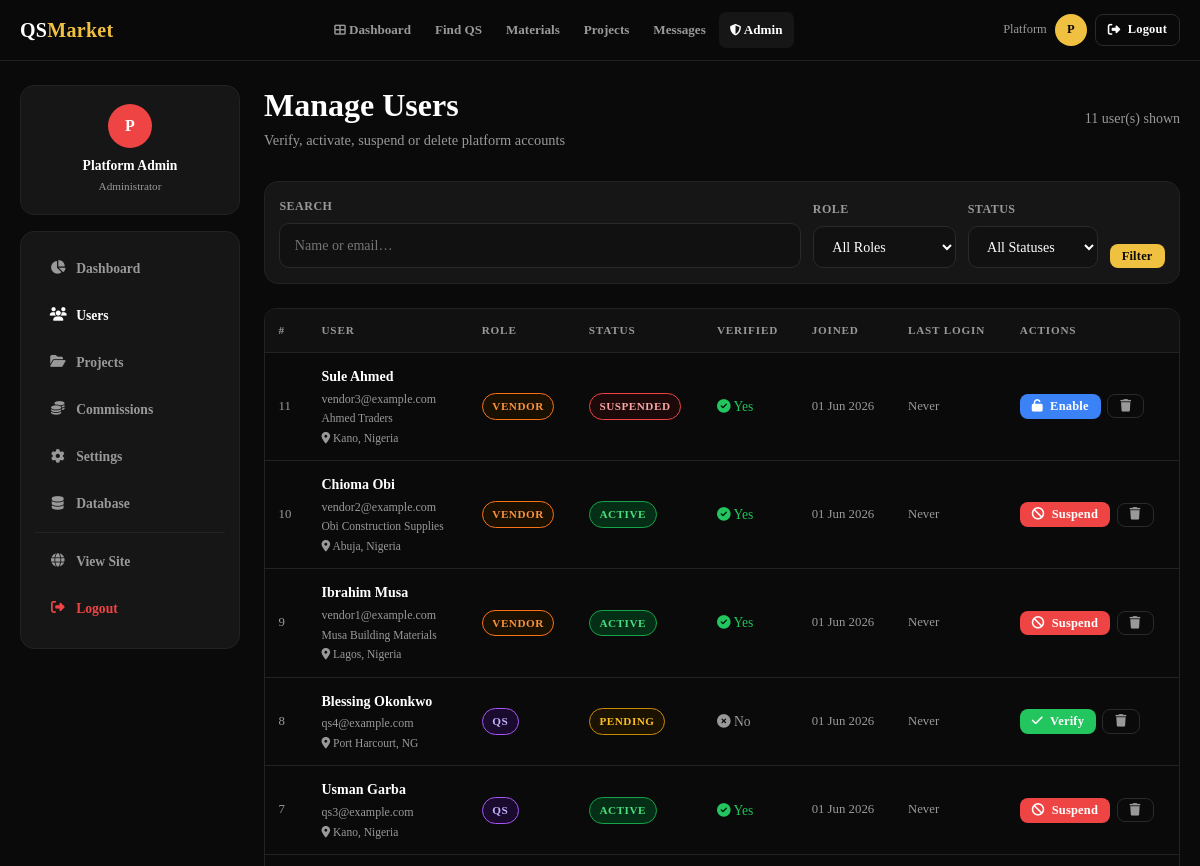
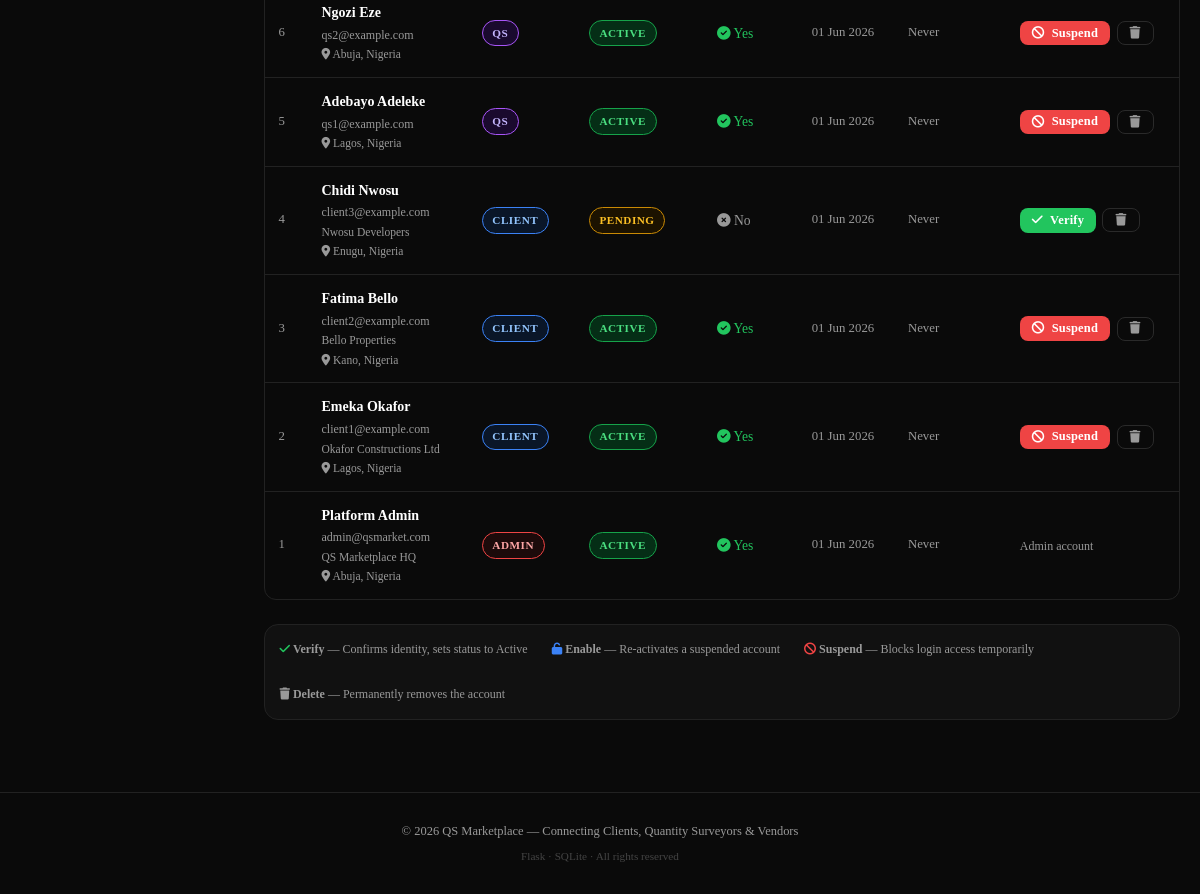
Page /admin/users (signed in) on the committed database (2 pictures, top to bottom).
### app.py (models this page shows, shortened)
class User(UserMixin, db.Model):
    __tablename__ = 'users'
    id            = db.Column(db.Integer, primary_key=True)
    email         = db.Column(db.String(150), unique=True, nullable=False)
    password_hash = db.Column(db.String(255), nullable=False)
    role          = db.Column(db.String(20), nullable=False)   # admin/client/qs/vendor
    first_name    = db.Column(db.String(80))
    last_name     = db.Column(db.String(80))
    phone         = db.Column(db.String(30))
    location      = db.Column(db.String(120))
    bio           = db.Column(db.Text)
    avatar        = db.Column(db.String(200), default='default.png')
    status        = db.Column(db.String(20), default='pending')  # pending/active/suspended
    verified      = db.Column(db.Boolean, default=False)
    joined_at     = db.Column(db.DateTime, default=datetime.utcnow)
    last_login    = db.Column(db.DateTime)
    company_name      = db.Column(db.String(150))
    specialization    = db.Column(db.String(200))
    years_experience  = db.Column(db.Integer)
    certifications    = db.Column(db.Text)
    hourly_rate       = db.Column(db.Float)
    projects_posted   = db.relationship('Project', foreign_keys='Project.client_id', backref='client', lazy=True)
    bids              = db.relationship('Bid', backref='qs_user', lazy=True)
    materials         = db.relationship('Material', backref='vendor', lazy=True)
    sent_messages     = db.relationship('Message', foreign_keys='Message.sender_id', backref='sender', lazy=True)
    transactions      = db.relationship('Transaction', foreign_keys='Transaction.user_id', backref='user', lazy=True)
    @property
    def full_name(self): return f"{self.first_name or ''} {self.last_name or ''}".strip() or self.email

### app.py (the view)
@app.route('/admin/users')
@login_required
@admin_required
def admin_users():
    role   = request.args.get('role','')
    status = request.args.get('status','')
    q      = request.args.get('q','')
    query  = User.query
    if role:   query = query.filter_by(role=role)
    if status: query = query.filter_by(status=status)
    if q:      query = query.filter(
        (User.email.ilike(f'%{q}%')) |
        (User.first_name.ilike(f'%{q}%')) |
        (User.last_name.ilike(f'%{q}%')))
    users = query.order_by(User.joined_at.desc()).all()
    return render_template('admin/users.html', users=users, role=role, status=status, q=q)

### app.py (called while the page is built)
@login_manager.user_loader
def load_user(uid): return User.query.get(int(uid))

def unread_count():
    if current_user.is_authenticated:
        return Message.query.filter_by(receiver_id=current_user.id, read=False).count()
    return 0

@app.context_processor
def inject_globals():
    return dict(unread=unread_count, now=datetime.utcnow())

def admin_required(f):
    from functools import wraps
    @wraps(f)
    def decorated(*args, **kwargs):
        if not current_user.is_authenticated or current_user.role != 'admin':
            flash('Admin access required.', 'error')
            return redirect(url_for('login'))
        return f(*args, **kwargs)
    return decorated

### templates/admin/users.html (shortened to what this page needs)
{% extends 'admin/base_admin.html' %}
{% block admin_content %}
<div class="page-header flex justify-between items-center flex-wrap gap-2">
  <div><h1>Manage Users</h1><p>Verify, activate, suspend or delete platform accounts</p></div>
  <div style="font-size:0.875rem;color:var(--grey);">{{ users|length }} user(s) shown</div>
</div>
<form method="GET" class="card card-sm mb-3" style="display:flex;gap:0.75rem;flex-wrap:wrap;align-items:flex-end;">
  <div style="flex:1;min-width:160px;"><label>Search</label><input type="text" name="q" placeholder="Name or email…" value="{{ q }}"></div>
  <div style="min-width:130px;"><label>Role</label>
    <select name="role">
      <option value="">All Roles</option>
    </select>
  </div>
  <div style="min-width:130px;"><label>Status</label>
    <select name="status">
      <option value="">All Statuses</option>
    </select>
  </div>
  <button type="submit" class="btn btn-primary btn-sm">Filter</button>
</form>
{% if users %}
<div class="table-wrap">
  <table>
    <thead>
      <tr>
        <th>#</th>
        <th>User</th>
        <th>Role</th>
        <th>Status</th>
        <th>Verified</th>
        <th>Joined</th>
        <th>Last Login</th>
        <th>Actions</th>
      </tr>
    </thead>
    <tbody>
      {% for u in users %}
      <tr>
        <td style="color:var(--grey);font-size:0.8rem;">{{ u.id }}</td>
        <td>
          <div style="font-weight:600;font-size:0.875rem;">{{ u.full_name }}</div>
          <div style="font-size:0.75rem;color:var(--grey);">{{ u.email }}</div>
          {% if u.company_name %}<div style="font-size:0.72rem;color:var(--grey);">{{ u.company_name }}</div>{% endif %}
          {% if u.location %}<div style="font-size:0.72rem;color:var(--grey);"><i class="fa fa-map-marker-alt"></i> {{ u.location }}</div>{% endif %}
        </td>
        <td><span class="badge badge-{{ u.role }}">{{ u.role }}</span></td>
        <td><span class="badge badge-{{ u.status }}">{{ u.status }}</span></td>
        <td>
          {% if u.verified %}
          <span style="color:var(--green);"><i class="fa fa-check-circle"></i> Yes</span>
          {% else %}
          <span style="color:var(--grey);"><i class="fa fa-times-circle"></i> No</span>
          {% endif %}
        </td>
        <td style="font-size:0.8rem;color:var(--grey);">{{ u.joined_at.strftime('%d %b %Y') if u.joined_at else '—' }}</td>
        <td style="font-size:0.8rem;color:var(--grey);">{{ u.last_login.strftime('%d %b %Y') if u.last_login else 'Never' }}</td>
        <td>
          {% if u.role != 'admin' %}
          <div style="display:flex;gap:0.4rem;flex-wrap:wrap;">
            {% if not u.verified or u.status == 'pending' %}
            <form method="POST" action="{{ url_for('admin_user_action', uid=u.id) }}" style="display:inline;">
              <button class="btn btn-sm btn-green" title="Verify & Activate" onclick="return confirm('Verify and activate {{ u.full_name }}?')">
                <i class="fa fa-check"></i> Verify
              </button>
            </form>
            {% endif %}
            {% if u.status == 'suspended' %}
            <form method="POST" action="{{ url_for('admin_user_action', uid=u.id) }}" style="display:inline;">
              <button class="btn btn-sm btn-blue" title="Re-activate account" onclick="return confirm('Re-activate {{ u.full_name }}?')">
                <i class="fa fa-unlock"></i> Enable
              </button>
            </form>
            {% endif %}
            {% if u.status == 'active' %}
            <form method="POST" action="{{ url_for('admin_user_action', uid=u.id) }}" style="display:inline;">
              <button class="btn btn-sm btn-danger" title="Suspend account" onclick="return confirm('Suspend {{ u.full_name }}? They will not be able to log in.')">
                <i class="fa fa-ban"></i> Suspend
              </button>
            </form>
            {% endif %}
            <form method="POST" action="{{ url_for('admin_user_action', uid=u.id) }}" style="display:inline;">
              <button class="btn btn-sm" style="background:transparent;border:1px solid var(--border2);color:var(--grey);"
                title="Permanently delete"
                onclick="return confirm('PERMANENTLY DELETE {{ u.full_name }}? This cannot be undone.')">
                <i class="fa fa-trash"></i>
              </button>
            </form>
          </div>
          {% else %}
          <span style="font-size:0.75rem;color:var(--grey);">Admin account</span>
          {% endif %}
        </td>
      </tr>
      {% endfor %}
    </tbody>
  </table>
</div>
{% else %}
<div class="card"><div class="empty"><i class="fa fa-users"></i><p>No users found matching your filters.</p></div></div>
{% endif %}
<div class="card card-sm mt-3" style="background:var(--dark);">
  <div style="font-size:0.75rem;color:var(--grey);display:flex;flex-wrap:wrap;gap:1.5rem;">
    <span><i class="fa fa-check" style="color:var(--green);"></i> <b>Verify</b> — Confirms identity, sets status to Active</span>
    <span><i class="fa fa-unlock" style="color:var(--blue);"></i> <b>Enable</b> — Re-activates a suspended account</span>
    <span><i class="fa fa-ban" style="color:var(--red);"></i> <b>Suspend</b> — Blocks login access temporarily</span>
    <span><i class="fa fa-trash" style="color:var(--grey);"></i> <b>Delete</b> — Permanently removes the account</span>
  </div>
</div>
{% endblock %}

### templates/admin/base_admin.html (shortened to what this page needs)
{% extends 'base.html' %}
{% block content %}
<div class="admin-wrap">
  <aside class="admin-sidebar">
    <div class="card card-sm mb-2" style="text-align:center;padding:1.1rem;">
      <div style="width:44px;height:44px;border-radius:50%;background:var(--red);color:#fff;display:flex;align-items:center;justify-content:center;font-weight:800;font-size:1rem;margin:0 auto 0.4rem;">
        {{ (current_user.first_name or 'A')[0].upper() }}
      </div>
      <div style="font-weight:700;font-size:0.85rem;">{{ current_user.full_name }}</div>
      <div style="font-size:0.7rem;color:var(--grey);">Administrator</div>
    </div>
    <nav class="sidebar-nav card card-sm">
      <a href="{{ url_for('admin_dashboard') }}"
         {% if request.endpoint=='admin_dashboard' %}class="active"{% endif %}>
        <i class="fa fa-chart-pie"></i> Dashboard
      </a>
      <a href="{{ url_for('admin_users') }}"
         {% if request.endpoint=='admin_users' %}class="active"{% endif %}>
        <i class="fa fa-users"></i> Users
      </a>
      <a href="{{ url_for('admin_projects') }}"
         {% if request.endpoint=='admin_projects' %}class="active"{% endif %}>
        <i class="fa fa-folder-open"></i> Projects
      </a>
      <a href="{{ url_for('admin_transactions') }}"
         {% if request.endpoint=='admin_transactions' %}class="active"{% endif %}>
        <i class="fa fa-coins"></i> Commissions
      </a>
      <a href="{{ url_for('admin_settings') }}"
         {% if request.endpoint=='admin_settings' %}class="active"{% endif %}>
        <i class="fa fa-cog"></i> Settings
      </a>
      <a href="{{ url_for('admin_database') }}"
         style="{% if request.endpoint=='admin_database' %}color:var(--red)!important;{% endif %}">
        <i class="fa fa-database"></i> Database
      </a>
      <hr style="border:none;border-top:1px solid var(--border);margin:0.4rem 0;">
      <a href="{{ url_for('index') }}">
        <i class="fa fa-globe"></i> View Site
      </a>
      <a href="{{ url_for('logout') }}" style="color:var(--red)!important;">
        <i class="fa fa-sign-out-alt"></i> Logout
      </a>
    </nav>
  </aside>
  <main style="min-width:0;overflow:hidden;">
    {% block admin_content %}{% endblock %}
  </main>
</div>
{% endblock %}

### templates/base.html (shortened to what this page needs)
<!DOCTYPE html>
<html lang="en">
<head>
<link rel="stylesheet" href="https://cdnjs.cloudflare.com/ajax/libs/font-awesome/6.5.0/css/all.min.css">
</head>
<body>
<nav class="navbar">
  <div class="nav-inner">
    <a href="{{ url_for('index') }}" class="nav-logo">QS<span>Market</span></a>
    <div class="nav-links">
      {% if current_user.is_authenticated %}
      <a href="{{ url_for('dashboard') }}"
         {% if request.endpoint in ['dashboard','admin_dashboard'] %}class="active"{% endif %}>
        <i class="fa fa-th-large" style="font-size:0.72rem;"></i> Dashboard
      </a>
      {% endif %}
      <a href="{{ url_for('qs_directory') }}"
         {% if request.endpoint=='qs_directory' %}class="active"{% endif %}>Find QS</a>
      <a href="{{ url_for('materials') }}"
         {% if request.endpoint=='materials' %}class="active"{% endif %}>Materials</a>
      {% if current_user.is_authenticated %}
      <a href="{{ url_for('projects') }}"
         {% if request.endpoint in ['projects','project_detail','new_project'] %}class="active"{% endif %}>Projects</a>
      <a href="{{ url_for('messages') }}"
         {% if request.endpoint=='messages' %}class="active"{% endif %}>
        Messages{% set u=unread() %}{% if u>0 %}<span class="nav-badge">{{u}}</span>{% endif %}
      </a>
      {% if current_user.role=='admin' %}
      <a href="{{ url_for('admin_dashboard') }}"
         {% if 'admin' in (request.endpoint or '') %}class="active"{% endif %}>
        <i class="fa fa-shield-alt" style="font-size:0.72rem;"></i> Admin
      </a>
      {% endif %}
      {% endif %}
    </div>
    <div class="nav-user">
      {% if current_user.is_authenticated %}
      <span class="nav-name">{{ current_user.first_name or current_user.email.split('@')[0] }}</span>
      <a href="{{ url_for('profile') }}" class="nav-avatar" title="My Profile">
        {{ (current_user.first_name or current_user.email)[0].upper() }}
      </a>
      <a href="{{ url_for('logout') }}" class="btn btn-outline btn-sm" id="desk-logout">
        <i class="fa fa-sign-out-alt"></i> Logout
      </a>
      {% else %}
      <a href="{{ url_for('login') }}"    class="btn btn-outline btn-sm">Login</a>
      <a href="{{ url_for('register') }}" class="btn btn-primary btn-sm">Register</a>
      {% endif %}
    </div>
  </div>
</nav>
{% block content %}{% endblock %}
<footer>
  <div>© 2026 QS Marketplace — Connecting Clients, Quantity Surveyors &amp; Vendors</div>
  <div style="margin-top:0.35rem;opacity:0.4;font-size:0.7rem;">Flask · SQLite · All rights reserved</div>
</footer>
</body>
</html>

### rows in the picture
User: first_name "Platform", first_name "P", full_name "Platform Admin", id "1", email "admin@qsmarket.com", company_name "QS Marketplace HQ", location "Abuja, Nigeria", role "ADMIN", status "ACTIVE", verified True (drawn), joined_at "01 Jun 2026", last_login "Never", shows "Admin account"
User: id "11", full_name "Sule Ahmed", email "vendor3@example.com", company_name "Ahmed Traders", location "Kano, Nigeria", role "VENDOR", status "SUSPENDED", verified True (drawn), joined_at "01 Jun 2026", last_login "Never"
User: id "10", full_name "Chioma Obi", email "vendor2@example.com", company_name "Obi Construction Supplies", location "Abuja, Nigeria", role "VENDOR", status "ACTIVE", verified True (drawn), joined_at "01 Jun 2026", last_login "Never"
User: id "9", full_name "Ibrahim Musa", email "vendor1@example.com", company_name "Musa Building Materials", location "Lagos, Nigeria", role "VENDOR", status "ACTIVE", verified True (drawn), joined_at "01 Jun 2026", last_login "Never"
User: id "8", full_name "Blessing Okonkwo", email "qs4@example.com", location "Port Harcourt, NG", role "QS", status "PENDING", verified False (drawn), joined_at "01 Jun 2026", last_login "Never"
User: id "7", full_name "Usman Garba", email "qs3@example.com", location "Kano, Nigeria", role "QS", status "ACTIVE", verified True (drawn), joined_at "01 Jun 2026", last_login "Never"
User: id "6", full_name "Ngozi Eze", email "qs2@example.com", location "Abuja, Nigeria", role "QS", status "ACTIVE", verified True (drawn), joined_at "01 Jun 2026", last_login "Never"
User: id "5", full_name "Adebayo Adeleke", email "qs1@example.com", location "Lagos, Nigeria", role "QS", status "ACTIVE", verified True (drawn), joined_at "01 Jun 2026", last_login "Never"
User: id "4", full_name "Chidi Nwosu", email "client3@example.com", company_name "Nwosu Developers", location "Enugu, Nigeria", role "CLIENT", status "PENDING", verified False (drawn), joined_at "01 Jun 2026", last_login "Never"
User: id "3", full_name "Fatima Bello", email "client2@example.com", company_name "Bello Properties", location "Kano, Nigeria", role "CLIENT", status "ACTIVE", verified True (drawn), joined_at "01 Jun 2026", last_login "Never"
User: id "2", full_name "Emeka Okafor", email "client1@example.com", company_name "Okafor Constructions Ltd", location "Lagos, Nigeria", role "CLIENT", status "ACTIVE", verified True (drawn), joined_at "01 Jun 2026", last_login "Never"

### other values in the picture
{{ users|length }} "11"
